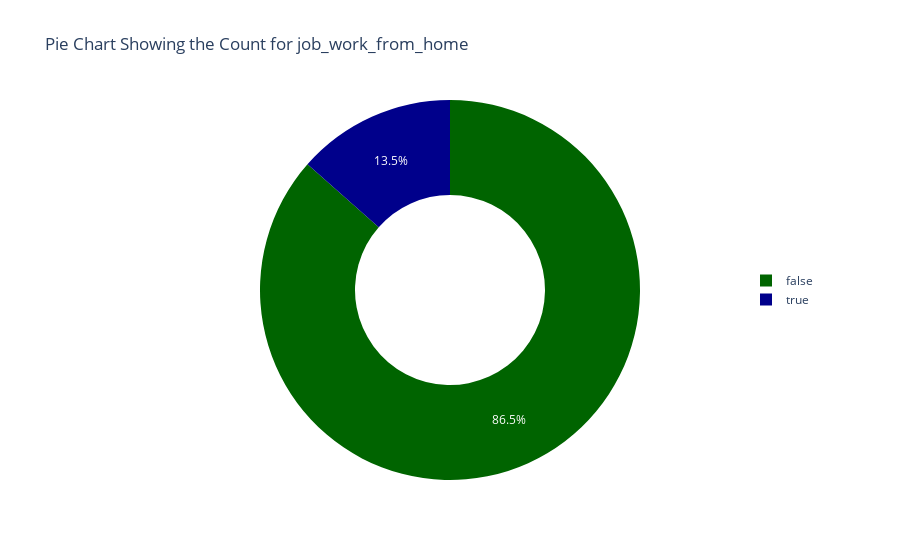
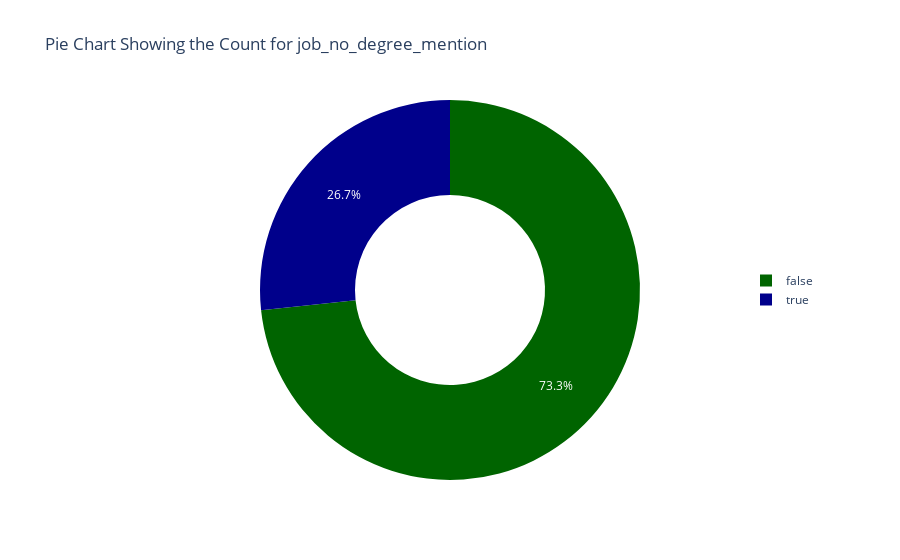
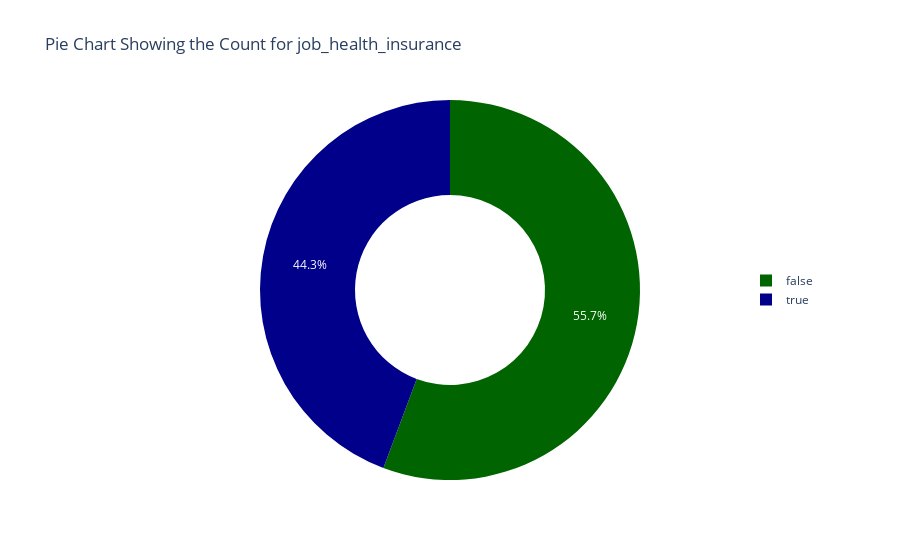

Source (notebook cell) for these figures, in order:
### Markdown cell above
#### Investigate the Outliners

### Code cell
# A list of variables under study
df_USA_cat_bool_list = df_USA_categorical[['job_work_from_home','job_no_degree_mention','job_health_insurance']]

# Creating a function to display the counts and percentage

def bool_pie_chart(col):
    print('Distribution of the',col,"variable")
    print("_ "*50)
    value_counts = df_USA_cat_bool_list[col].value_counts()
    
    # Donut chart
    percentage = round((value_counts/value_counts.sum())*100,1)
    fig = px.pie(values=percentage, names=value_counts.index,
             title=("Pie Chart Showing the Count for "+col), color_discrete_sequence= ['darkgreen','darkblue'],
             labels={'names':'Categories'}, hole = 0.5)
    fig.update_layout(legend = dict(x = 0.9, y = 0.5))
    fig.show()
    

for col in df_USA_cat_bool_list:
    bool_pie_chart(col)

### Figure 1 — Plotly figure (JSON) as saved in the notebook; plotly's stock layout.template omitted (floating-point values rounded to 4 significant figures)
{"data": [{"domain": {"x": [0, 1], "y": [0, 1]}, "hole": 0.5, "hovertemplate": "Categories=%{label}<br>value=%{value}<extra></extra>", "labels": [false, true], "legendgroup": "", "name": "", "showlegend": true, "type": "pie", "values": [86.5, 13.5]}], "layout": {"legend": {"tracegroupgap": 0, "x": 0.9, "y": 0.5}, "piecolorway": ["darkgreen", "darkblue"], "title": {"text": "Pie Chart Showing the Count for job_work_from_home"}}}

### Figure 2 — Plotly figure (JSON) as saved in the notebook; plotly's stock layout.template omitted (floating-point values rounded to 4 significant figures)
{"data": [{"domain": {"x": [0, 1], "y": [0, 1]}, "hole": 0.5, "hovertemplate": "Categories=%{label}<br>value=%{value}<extra></extra>", "labels": [false, true], "legendgroup": "", "name": "", "showlegend": true, "type": "pie", "values": [73.3, 26.7]}], "layout": {"legend": {"tracegroupgap": 0, "x": 0.9, "y": 0.5}, "piecolorway": ["darkgreen", "darkblue"], "title": {"text": "Pie Chart Showing the Count for job_no_degree_mention"}}}

### Figure 3 — Plotly figure (JSON) as saved in the notebook; plotly's stock layout.template omitted (floating-point values rounded to 4 significant figures)
{"data": [{"domain": {"x": [0, 1], "y": [0, 1]}, "hole": 0.5, "hovertemplate": "Categories=%{label}<br>value=%{value}<extra></extra>", "labels": [false, true], "legendgroup": "", "name": "", "showlegend": true, "type": "pie", "values": [55.7, 44.3]}], "layout": {"legend": {"tracegroupgap": 0, "x": 0.9, "y": 0.5}, "piecolorway": ["darkgreen", "darkblue"], "title": {"text": "Pie Chart Showing the Count for job_health_insurance"}}}
